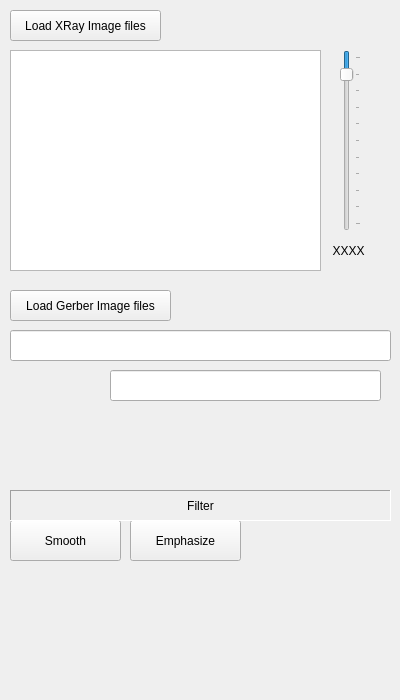
<?xml version="1.0" encoding="UTF-8"?>
<ui version="4.0">
 <class>PropertyXRay3DForm</class>
 <widget class="GUIFormBase" name="PropertyXRay3DForm">
  <property name="geometry">
   <rect>
    <x>0</x>
    <y>0</y>
    <width>400</width>
    <height>700</height>
   </rect>
  </property>
  <property name="windowTitle">
   <string>Form</string>
  </property>
  <widget class="QPushButton" name="pushButtonLoadImageFiles">
   <property name="geometry">
    <rect>
     <x>10</x>
     <y>10</y>
     <width>151</width>
     <height>31</height>
    </rect>
   </property>
   <property name="text">
    <string>Load XRay Image files</string>
   </property>
  </widget>
  <widget class="QListWidget" name="listWidgetXRayImage">
   <property name="geometry">
    <rect>
     <x>10</x>
     <y>50</y>
     <width>311</width>
     <height>221</height>
    </rect>
   </property>
  </widget>
  <widget class="QPushButton" name="pushButtonLoadGerber">
   <property name="geometry">
    <rect>
     <x>10</x>
     <y>290</y>
     <width>161</width>
     <height>31</height>
    </rect>
   </property>
   <property name="text">
    <string>Load Gerber Image files</string>
   </property>
  </widget>
  <widget class="QLineEdit" name="lineEditGerber">
   <property name="geometry">
    <rect>
     <x>10</x>
     <y>330</y>
     <width>381</width>
     <height>31</height>
    </rect>
   </property>
  </widget>
  <widget class="QSlider" name="verticalSliderImageFiles">
   <property name="geometry">
    <rect>
     <x>340</x>
     <y>50</y>
     <width>21</width>
     <height>181</height>
    </rect>
   </property>
   <property name="maximum">
    <number>100</number>
   </property>
   <property name="value">
    <number>10</number>
   </property>
   <property name="orientation">
    <enum>Qt::Orientation::Vertical</enum>
   </property>
   <property name="invertedAppearance">
    <bool>true</bool>
   </property>
   <property name="invertedControls">
    <bool>false</bool>
   </property>
   <property name="tickPosition">
    <enum>QSlider::TickPosition::TicksBelow</enum>
   </property>
  </widget>
  <widget class="QLabel" name="labelCounter">
   <property name="geometry">
    <rect>
     <x>330</x>
     <y>240</y>
     <width>37</width>
     <height>21</height>
    </rect>
   </property>
   <property name="text">
    <string>XXXX</string>
   </property>
   <property name="alignment">
    <set>Qt::AlignmentFlag::AlignCenter</set>
   </property>
  </widget>
  <widget class="QPushButton" name="pushButtonSmooth">
   <property name="geometry">
    <rect>
     <x>10</x>
     <y>520</y>
     <width>111</width>
     <height>41</height>
    </rect>
   </property>
   <property name="text">
    <string>Smooth</string>
   </property>
  </widget>
  <widget class="QPushButton" name="pushButtonEmphasize">
   <property name="geometry">
    <rect>
     <x>130</x>
     <y>520</y>
     <width>111</width>
     <height>41</height>
    </rect>
   </property>
   <property name="text">
    <string>Emphasize</string>
   </property>
  </widget>
  <widget class="QLabel" name="label1">
   <property name="geometry">
    <rect>
     <x>10</x>
     <y>490</y>
     <width>381</width>
     <height>31</height>
    </rect>
   </property>
   <property name="frameShape">
    <enum>QFrame::Shape::Panel</enum>
   </property>
   <property name="frameShadow">
    <enum>QFrame::Shadow::Sunken</enum>
   </property>
   <property name="text">
    <string>Filter</string>
   </property>
   <property name="alignment">
    <set>Qt::AlignmentFlag::AlignCenter</set>
   </property>
  </widget>
  <widget class="QLineEdit" name="lineEditPosition">
   <property name="geometry">
    <rect>
     <x>110</x>
     <y>370</y>
     <width>271</width>
     <height>31</height>
    </rect>
   </property>
  </widget>
 </widget>
 <customwidgets>
  <customwidget>
   <class>GUIFormBase</class>
   <extends>QWidget</extends>
   <header>guiformbase.h</header>
   <container>1</container>
  </customwidget>
 </customwidgets>
 <resources/>
 <connections/>
</ui>
